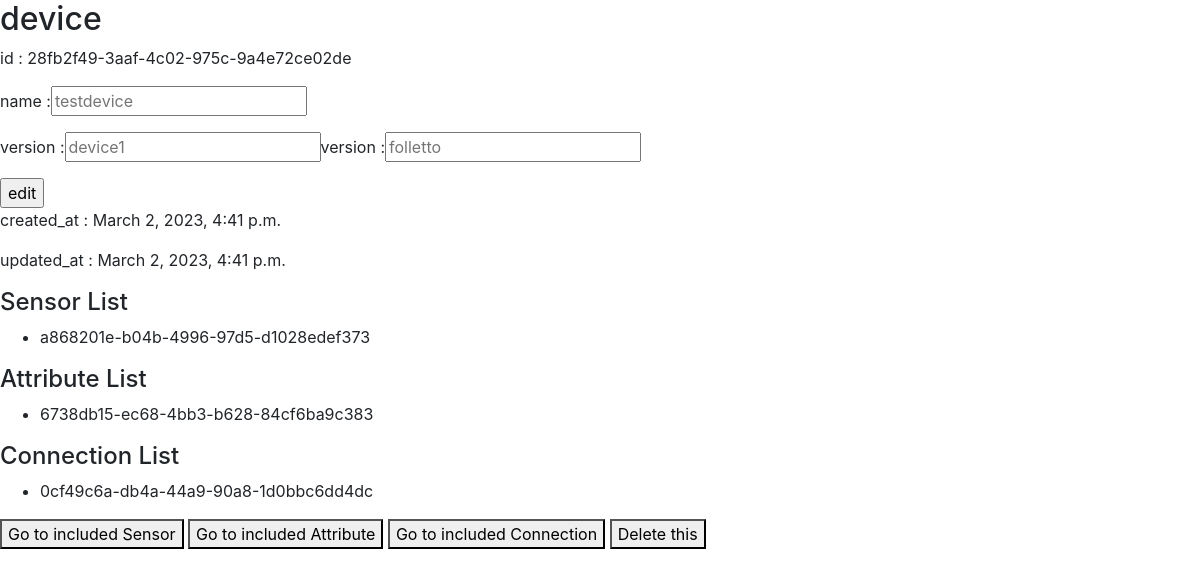
/api/v1/device/28fb2f49-3aaf-4c02-975c-9a4e72ce02de/, run on the app's committed database.
### device/models.py (models this page shows)
class Device(models.Model):
    id = models.CharField(max_length= 36, primary_key= True, default=uuid.uuid4())
    name = models.CharField(max_length=50)
    vendor = models.CharField(max_length=50)
    version = models.CharField(max_length=36)
    created_at = models.DateTimeField(auto_now_add= True)
    updated_at = models.DateTimeField(auto_now=True)

class Device_Sensor(models.Model):
    device = models.ForeignKey(Device, on_delete=models.CASCADE)
    sensor = models.ForeignKey('sensor.Sensor', on_delete=models.CASCADE)

class Device_Attribute(models.Model):
    device = models.ForeignKey(Device, on_delete=models.CASCADE)
    attribute = models.ForeignKey('attribute.Attribute', on_delete=models.CASCADE)

class Device_Connection(models.Model):
    device = models.ForeignKey(Device, on_delete=models.CASCADE)
    connection = models.ForeignKey('connection.Connection', on_delete=models.CASCADE)

### sensor/models.py (models this page shows)
class Sensor(models.Model):
    id = models.CharField(max_length= 36, primary_key= True, default=uuid.uuid4())
    name = models.CharField(max_length=50)
    vendor = models.CharField(max_length=50)
    version = models.CharField(max_length=36)
    created_at = models.DateTimeField(auto_now_add= True)
    updated_at = models.DateTimeField(auto_now=True)

### attribute/models.py (models this page shows)
class Attribute(models.Model):
    id = models.CharField(max_length=36, primary_key=True, default=uuid.uuid4())
    key = models.CharField(max_length=50)
    label_ko = models.CharField(max_length=50)
    label_en = models.CharField(max_length=50)
    super_permission = models.IntegerField()
    user_permission = models.IntegerField()
    is_object = models.BooleanField()
    is_array = models.BooleanField()
    is_object_array = models.BooleanField()
    created_at = models.DateTimeField(auto_now_add=True)
    updated_at = models.DateTimeField(auto_now=True)

### connection/models.py (models this page shows)
class Connection(models.Model):
    id = models.CharField(max_length=36, primary_key=True, default=uuid.uuid4())
    key = models.CharField(max_length=50)
    label_ko = models.CharField(max_length=50)
    label_en = models.CharField(max_length=50)
    super_permission = models.IntegerField()
    user_permission = models.IntegerField()
    is_object = models.BooleanField()
    is_array = models.BooleanField()
    is_object_array = models.BooleanField()
    created_at = models.DateTimeField(auto_now_add=True)
    updated_at = models.DateTimeField(auto_now=True)

### device/views.py (the view, shortened to what this page needs)
# urls.py: path('<device_id>/', views.deviceInfo),
@csrf_exempt
def deviceInfo(request, device_id):
    if request.method == 'GET':
        device = Device.objects.filter(id=device_id)
        device = device.get()
        sensor_list = Device_Sensor.objects.filter(device_id=device_id)
        attribute_list = Device_Attribute.objects.filter(device_id=device_id)
        connection_list = Device_Connection.objects.filter(device_id=device_id)
        context = {'category': 'device', 'sub_category': 'sensor', 'element': device, 'sensor_list': sensor_list,
                   'attribute_list': attribute_list, 'connection_list': connection_list}
        return render(request, 'deviceviewer.html', context)

### templates/deviceviewer.html (shortened to what this page needs)
<body>
{% load static %}
<link rel="stylesheet" type="text/css" href="{% static 'bootstrap.min.css' %}">
<h2>{{ category }}</h2>
<form method="POST">
    <div class="form-inline form-group">
        <label>id : {{ element.id }}</label>
    </div>
    <div class="form-inline form-group">
        <label>name : </label><label>
        <input name="name" type="text" placeholder={{ element.name }}>
    </label>
    </div>
    <div class="form-inline form-group">
        <label>version : </label><label>
        <input name="version" type="text" placeholder={{ element.version }}>
    </label>
        <div class="form-inline form-group">
            <label>version : </label><label>
            <input name="vendor" type="text" placeholder={{ element.vendor }}>
        </label>
        </div>
    </div>
    <input type="submit" value="edit">
    <div class="form-inline form-group">
        <label> created_at : {{ element.created_at }} </label>
    </div>
    <div class="form-inline form-group">
        <label>updated_at : {{ element.updated_at }} </label>
    </div>
</form>
<h4>Sensor List</h4>
{% if sensor_list %}
    <ul>
        {% for item in sensor_list %}
            <li>
                <p>{{ item.sensor.id }}</p>
            </li>
        {% endfor %}
    </ul>
{% else %}
    <p> There is no Sensor in {{ category }}</p>
{% endif %}
<h4>Attribute List</h4>
{% if attribute_list %}
    <ul>
        {% for item in attribute_list %}
            <li>
                <p>{{ item.attribute.id }}</p>
            </li>
        {% endfor %}
    </ul>
{% else %}
    <p> There is no Attribute in {{ category }}</p>
{% endif %}
<h4>Connection List</h4>
{% if connection_list %}
    <ul>
        {% for item in connection_list %}
            <li>
                <p>{{ item.connection.id }}</p>
            </li>
        {% endfor %}
    </ul>
{% else %}
    <p> There is no Connection in {{ category }}</p>
{% endif %}
<button type="button" onclick="location.href='sensor'">Go to included Sensor</button>
<button type="button" onclick="location.href='attribute'">Go to included Attribute</button>
<button type="button" onclick="location.href='connection'">Go to included Connection</button>
<button type="button" class="delete-item">Delete this</button>
</body>

### data on the page
Device: id "28fb2f49-3aaf-4c02-975c-9a4e72ce02de", name "testdevice", version "device1", vendor "folletto", created_at "March 2, 2023, 4:41 p.m.", updated_at "March 2, 2023, 4:41 p.m."
Device_Sensor: sensor.id "a868201e-b04b-4996-97d5-d1028edef373"
Device_Attribute: attribute.id "6738db15-ec68-4bb3-b628-84cf6ba9c383"
Device_Connection: connection.id "0cf49c6a-db4a-44a9-90a8-1d0bbc6dd4dc"

### other printed values
{{ category }} "device"
